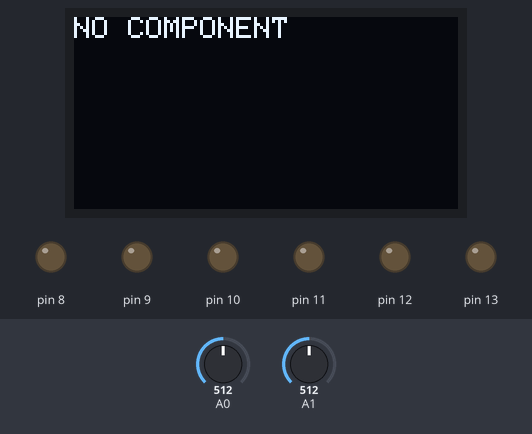
The sketch below on a simulated Arduino Uno, built with avr-gcc and run on an emulated ATmega328P. On the bench: 128×64 one-colour display, output pins drawn as LEDs (lit = HIGH). The inputs (shaded band) are chosen by the test bench; at power-on: A0 = 512, A1 = 512.

Above: at 2.2 s.
2.3 s: A0 set to 359
3.8 s: A0 set to 322
At 4.67 s:
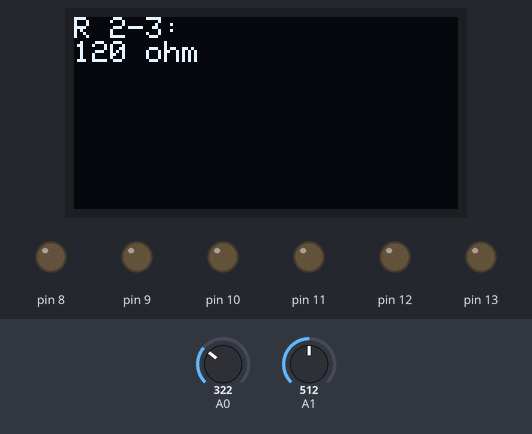
5.8 s: A0 set to 511
At 7.21 s:
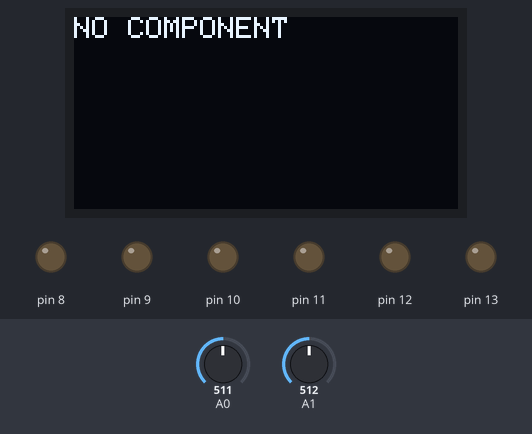
7.3 s: A1 set to 353
8.9 s: A1 set to 333
At 10.39 s:
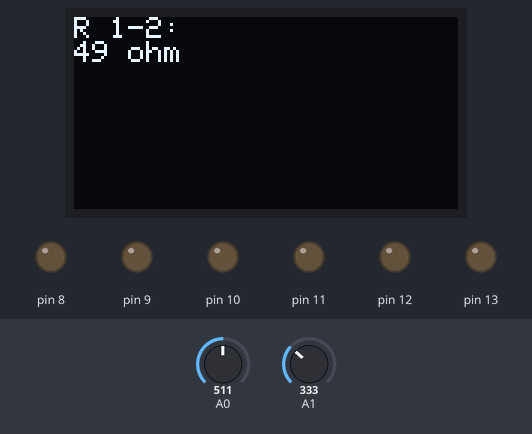
11.1 s: A1 set to 511
At 12.29 s:
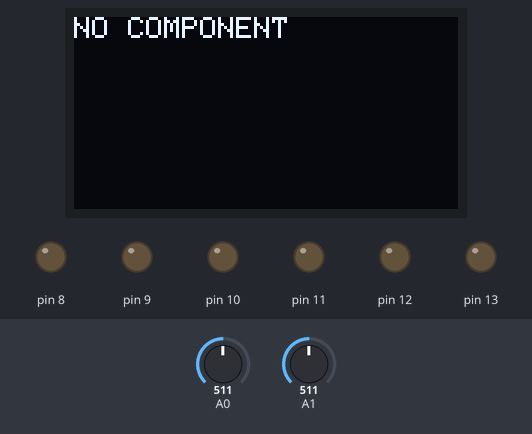
Timing chart, 0 to 13.6 s (numbered marks = the images above; inputs shaded):
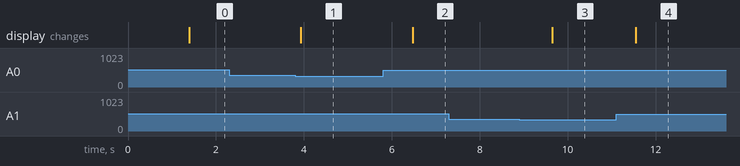

The sketch:

ArduTester_1.08k_Custom.ino
```cpp
#include <Wire.h>
#include "probes.h"
#include "resistors.h"
#include "display.h"
#include <Adafruit_GFX.h>
#include <Adafruit_SSD1306.h>

#define SCREEN_WIDTH    128
#define SCREEN_HEIGHT   64
#define SCREEN_ADDRESS  0x3C   // Dirección I2C (0x3C/0x3D)

Adafruit_SSD1306 display(SCREEN_WIDTH, SCREEN_HEIGHT, &Wire, -1);


void setup() {
  Serial.begin(9600);

  // inicializar el display
  if(!display.begin(SSD1306_SWITCHCAPVCC, SCREEN_ADDRESS)) {
    Serial.println(F("Error al inicializar SSD1306"));
    for(;;); // Detener si hay error
  }

  // limpiar buffer
  display.clearDisplay();
  display.setTextSize(2);
  display.setTextColor(SSD1306_WHITE); // Color blanco

  // bienvenida
  display.setCursor(0,0);
  display.println("R-TEST");
  display.display();

  delay(1000);
}

void loop() {

  long r12 = measureR(TP1, TP2);
  long r23 = measureR(TP2, TP3);
  long r13 = measureR(TP1, TP3);

  long best = -1;
  uint8_t A=0, B=0;

  long v[3] = {r12, r23, r13};
  uint8_t ta[3] = {1, 2, 1};
  uint8_t tb[3] = {2, 3, 3};

  for(int i=0; i<3; i++){
    if(v[i] > 0 && (best < 0 || v[i] < best)){
      best = v[i];
      A = ta[i];
      B = tb[i];
    }
  }

  showResistance(best, A, B);
  delay(300);
}
```

adc.cpp
```cpp
#include "adc.h"

int stableRead(int adcPin) {
  delay(2);
  analogRead(adcPin);         // dummy
  return analogRead(adcPin);  // real
}
```

adc.h
```cpp
#pragma once
#include <Arduino.h>

int stableRead(int adcPin);
```

display.cpp
```cpp
#include "display.h"

void showResistance(long r, uint8_t a, uint8_t b) {
  display.clearDisplay();
  display.setTextSize(1);
  display.setCursor(0,0);

  if (r < 0 || r > 2000000) {
    display.println("NO COMPONENT");
  } else {
    display.print("R ");
    display.print(a);
    display.print("-");
    display.print(b);
    display.println(":");
    display.print(r);
    display.println(" ohm");
  }
  display.display();
}
```

display.h
```cpp
#pragma once
#include <Arduino.h>
#include <Adafruit_GFX.h>
#include <Adafruit_SSD1306.h>

extern Adafruit_SSD1306 display;

void showResistance(long r, uint8_t a, uint8_t b);
```

probes.cpp
```cpp
#include "probes.h"

// Convert TP number (1-2-3) to LOW-side pin
uint8_t tpToLowPin(uint8_t tp) {
  switch (tp) {
    case TP1: return 8;   // 680R
    case TP2: return 10;
    case TP3: return 12;
  }
  return 8;
}

// HIGH-side pin (470K) — unused in stage 1
uint8_t tpToHighPin(uint8_t tp) {
  switch (tp) {
    case TP1: return 9;   // 470K
    case TP2: return 11;
    case TP3: return 13;
  }
  return 9;
}

// Convert TP to correct ADC pin
uint8_t tpToADC(uint8_t tp) {
  switch (tp) {
    case TP1: return A2;
    case TP2: return A1;
    case TP3: return A0;
  }
  return A0;
}

// Put ALL 6 pins in high-Z
void allHighZ() {
  pinMode(8, INPUT);
  pinMode(9, INPUT);
  pinMode(10, INPUT);
  pinMode(11, INPUT);
  pinMode(12, INPUT);
  pinMode(13, INPUT);
}

// Drive a TP low through *its* 680R
void driveLow(uint8_t tp) {
  allHighZ();
  uint8_t pin = tpToLowPin(tp);
  pinMode(pin, OUTPUT);
  digitalWrite(pin, LOW);
}
```

probes.h
```cpp
#pragma once
#include <Arduino.h>

#define TP1 1
#define TP2 2
#define TP3 3

void allHighZ();
void driveLow(uint8_t tp);
uint8_t tpToLowPin(uint8_t tp);
uint8_t tpToHighPin(uint8_t tp);
uint8_t tpToADC(uint8_t tp);
```

resistors.cpp
```cpp
#include "resistors.h"
#include "probes.h"
#include "adc.h"

#define R_LOW 680.0     // ohm
#define VCC   5.0

void dischargeAll() {
  pinMode(8, OUTPUT);  digitalWrite(8, LOW);
  pinMode(9, OUTPUT);  digitalWrite(9, LOW);
  pinMode(10, OUTPUT); digitalWrite(10, LOW);
  pinMode(11, OUTPUT); digitalWrite(11, LOW);
  pinMode(12, OUTPUT); digitalWrite(12, LOW);
  pinMode(13, OUTPUT); digitalWrite(13, LOW);
  delay(50);
  allHighZ();
}


long measureR(uint8_t tpSource, uint8_t tpSense) {

  dischargeAll();

  allHighZ();
  driveLow(tpSource);
  delay(50);

  int raw = stableRead(tpToADC(tpSense));
  float vSense = raw * (VCC / 1023.0);

  float i = vSense / R_LOW;
  if (i < 0.0000005) return -1;

  float vComp = VCC - vSense;
  long r = vComp / i;

  // compensate two 680R legs
  r = r - (2 * R_LOW);
  if (r < 0) r = 0;

  return r;
}
```

resistors.h
```cpp
#pragma once
#include <Arduino.h>

long measureR(uint8_t tpSource, uint8_t tpSense);
```

Measured:
- the behaviour switches between 341 and 340 on A0 (found by bisection; images 0 and 1)
- the behaviour switches between 341 and 340 on A1 (found by bisection; images 2 and 3)
- after the input at 3.8 s, the display: changes after 0.13 s (image 1)
- after the input at 5.8 s, the display: changes after 0.67 s (image 2)
- after the input at 8.9 s, the display: changes after 0.75 s (image 3)
- after the input at 11.1 s, the display: changes after 0.45 s (image 4)
